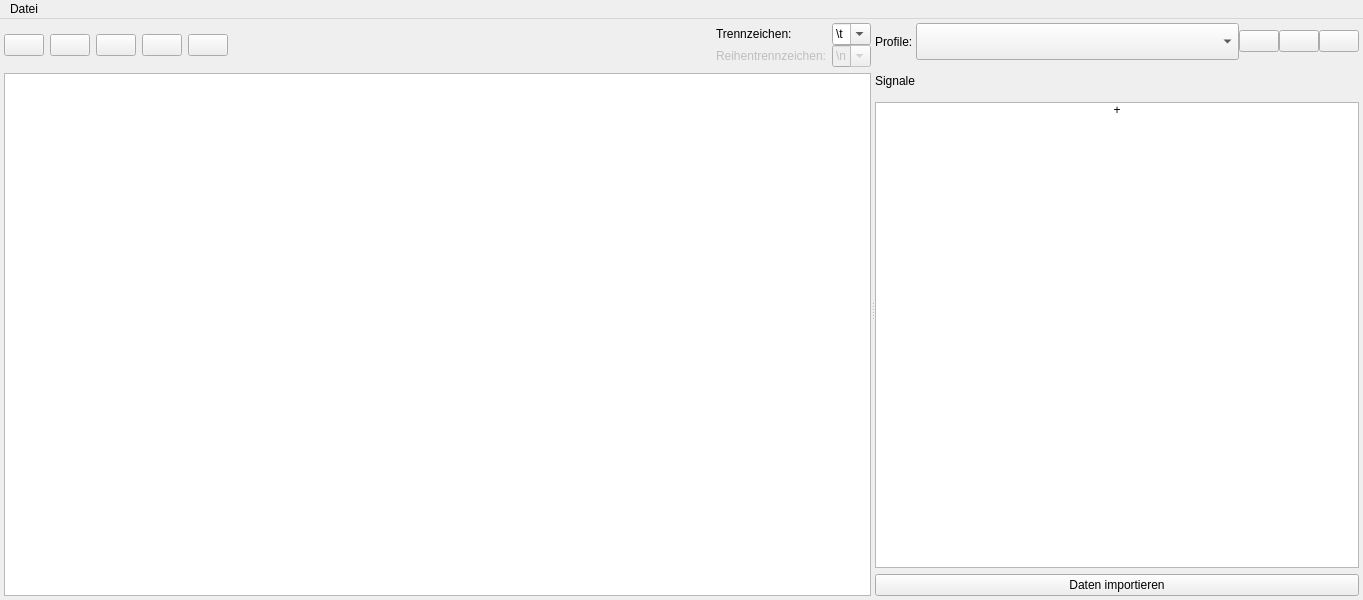
<?xml version="1.0" encoding="UTF-8"?>
<ui version="4.0">
 <class>CSVEditor</class>
 <widget class="QMainWindow" name="CSVEditor">
  <property name="geometry">
   <rect>
    <x>0</x>
    <y>0</y>
    <width>1363</width>
    <height>600</height>
   </rect>
  </property>
  <property name="windowTitle">
   <string>CSV Editor</string>
  </property>
  <widget class="QWidget" name="centralwidget">
   <layout class="QVBoxLayout" name="verticalLayout_3">
    <property name="spacing">
     <number>4</number>
    </property>
    <property name="leftMargin">
     <number>4</number>
    </property>
    <property name="topMargin">
     <number>4</number>
    </property>
    <property name="rightMargin">
     <number>4</number>
    </property>
    <property name="bottomMargin">
     <number>4</number>
    </property>
    <item>
     <widget class="QSplitter" name="splitter">
      <property name="orientation">
       <enum>Qt::Horizontal</enum>
      </property>
      <widget class="QWidget" name="layoutWidget">
       <layout class="QVBoxLayout" name="verticalLayout">
        <item>
         <layout class="QHBoxLayout" name="grid">
          <item>
           <widget class="QPushButton" name="pushAddRow">
            <property name="toolTip">
             <string>Reihe einfügen</string>
            </property>
            <property name="text">
             <string/>
            </property>
            <property name="icon">
             <iconset>
              <normaloff>icons/add_row.png</normaloff>icons/add_row.png</iconset>
            </property>
            <property name="iconSize">
             <size>
              <width>30</width>
              <height>30</height>
             </size>
            </property>
           </widget>
          </item>
          <item>
           <widget class="QPushButton" name="pushDeleteRow">
            <property name="toolTip">
             <string>Reihe entfernen</string>
            </property>
            <property name="text">
             <string/>
            </property>
            <property name="icon">
             <iconset>
              <normaloff>icons/delete_row.png</normaloff>icons/delete_row.png</iconset>
            </property>
            <property name="iconSize">
             <size>
              <width>30</width>
              <height>30</height>
             </size>
            </property>
           </widget>
          </item>
          <item>
           <widget class="QPushButton" name="pushAddColumn">
            <property name="toolTip">
             <string>Spalte einfügen</string>
            </property>
            <property name="text">
             <string/>
            </property>
            <property name="icon">
             <iconset>
              <normaloff>icons/add_column.png</normaloff>icons/add_column.png</iconset>
            </property>
            <property name="iconSize">
             <size>
              <width>30</width>
              <height>30</height>
             </size>
            </property>
           </widget>
          </item>
          <item>
           <widget class="QPushButton" name="pushDeleteColumn">
            <property name="toolTip">
             <string>Spalte entfernen</string>
            </property>
            <property name="text">
             <string/>
            </property>
            <property name="icon">
             <iconset>
              <normaloff>icons/delete_column.png</normaloff>icons/delete_column.png</iconset>
            </property>
            <property name="iconSize">
             <size>
              <width>30</width>
              <height>30</height>
             </size>
            </property>
           </widget>
          </item>
          <item>
           <widget class="QPushButton" name="pushSwapXY">
            <property name="toolTip">
             <string>X/Y tauschen</string>
            </property>
            <property name="text">
             <string/>
            </property>
            <property name="icon">
             <iconset>
              <normaloff>icons/swap.png</normaloff>icons/swap.png</iconset>
            </property>
            <property name="iconSize">
             <size>
              <width>30</width>
              <height>30</height>
             </size>
            </property>
            <property name="checkable">
             <bool>true</bool>
            </property>
           </widget>
          </item>
          <item>
           <spacer name="horizontalSpacer">
            <property name="orientation">
             <enum>Qt::Horizontal</enum>
            </property>
            <property name="sizeHint" stdset="0">
             <size>
              <width>40</width>
              <height>20</height>
             </size>
            </property>
           </spacer>
          </item>
          <item>
           <layout class="QGridLayout" name="gridLayout">
            <property name="leftMargin">
             <number>0</number>
            </property>
            <property name="verticalSpacing">
             <number>0</number>
            </property>
            <item row="0" column="2">
             <widget class="QComboBox" name="columnDivComboBox">
              <property name="editable">
               <bool>true</bool>
              </property>
              <item>
               <property name="text">
                <string>\t</string>
               </property>
              </item>
              <item>
               <property name="text">
                <string>,</string>
               </property>
              </item>
              <item>
               <property name="text">
                <string/>
               </property>
              </item>
              <item>
               <property name="text">
                <string>;</string>
               </property>
              </item>
              <item>
               <property name="text">
                <string>\n</string>
               </property>
              </item>
             </widget>
            </item>
            <item row="0" column="0">
             <widget class="QLabel" name="label_3">
              <property name="text">
               <string>Trennzeichen:</string>
              </property>
             </widget>
            </item>
            <item row="1" column="0">
             <widget class="QLabel" name="label_4">
              <property name="enabled">
               <bool>false</bool>
              </property>
              <property name="text">
               <string>Reihentrennzeichen:</string>
              </property>
             </widget>
            </item>
            <item row="1" column="2">
             <widget class="QComboBox" name="rowDivComboBox">
              <property name="enabled">
               <bool>false</bool>
              </property>
              <property name="editable">
               <bool>true</bool>
              </property>
              <item>
               <property name="text">
                <string>\n</string>
               </property>
              </item>
              <item>
               <property name="text">
                <string>\t</string>
               </property>
              </item>
              <item>
               <property name="text">
                <string>;</string>
               </property>
              </item>
              <item>
               <property name="text">
                <string>,</string>
               </property>
              </item>
              <item>
               <property name="text">
                <string/>
               </property>
              </item>
             </widget>
            </item>
           </layout>
          </item>
         </layout>
        </item>
        <item>
         <widget class="QTableView" name="tableView">
          <attribute name="verticalHeaderStretchLastSection">
           <bool>true</bool>
          </attribute>
         </widget>
        </item>
       </layout>
      </widget>
      <widget class="QWidget" name="layoutWidget">
       <layout class="QVBoxLayout" name="verticalLayout_2">
        <item>
         <layout class="QHBoxLayout" name="horizontalLayout">
          <property name="spacing">
           <number>0</number>
          </property>
          <property name="topMargin">
           <number>0</number>
          </property>
          <item>
           <widget class="QLabel" name="label_2">
            <property name="text">
             <string>Profile: </string>
            </property>
           </widget>
          </item>
          <item>
           <widget class="QComboBox" name="profileComboBox">
            <property name="sizePolicy">
             <sizepolicy hsizetype="Expanding" vsizetype="Fixed">
              <horstretch>0</horstretch>
              <verstretch>0</verstretch>
             </sizepolicy>
            </property>
            <property name="minimumSize">
             <size>
              <width>0</width>
              <height>37</height>
             </size>
            </property>
           </widget>
          </item>
          <item>
           <widget class="QPushButton" name="loadProfileButton">
            <property name="sizePolicy">
             <sizepolicy hsizetype="Maximum" vsizetype="Fixed">
              <horstretch>0</horstretch>
              <verstretch>0</verstretch>
             </sizepolicy>
            </property>
            <property name="text">
             <string/>
            </property>
            <property name="icon">
             <iconset>
              <normaloff>icons/open_profile.png</normaloff>icons/open_profile.png</iconset>
            </property>
            <property name="iconSize">
             <size>
              <width>30</width>
              <height>30</height>
             </size>
            </property>
           </widget>
          </item>
          <item>
           <widget class="QPushButton" name="addProfileButton">
            <property name="sizePolicy">
             <sizepolicy hsizetype="Maximum" vsizetype="Fixed">
              <horstretch>0</horstretch>
              <verstretch>0</verstretch>
             </sizepolicy>
            </property>
            <property name="text">
             <string/>
            </property>
            <property name="icon">
             <iconset>
              <normaloff>icons/add.png</normaloff>icons/add.png</iconset>
            </property>
            <property name="iconSize">
             <size>
              <width>30</width>
              <height>30</height>
             </size>
            </property>
           </widget>
          </item>
          <item>
           <widget class="QPushButton" name="removeProfileButton">
            <property name="sizePolicy">
             <sizepolicy hsizetype="Maximum" vsizetype="Fixed">
              <horstretch>0</horstretch>
              <verstretch>0</verstretch>
             </sizepolicy>
            </property>
            <property name="text">
             <string/>
            </property>
            <property name="icon">
             <iconset>
              <normaloff>icons/remove.png</normaloff>icons/remove.png</iconset>
            </property>
            <property name="iconSize">
             <size>
              <width>30</width>
              <height>30</height>
             </size>
            </property>
           </widget>
          </item>
         </layout>
        </item>
        <item>
         <widget class="QLabel" name="label">
          <property name="minimumSize">
           <size>
            <width>0</width>
            <height>30</height>
           </size>
          </property>
          <property name="text">
           <string>Signale</string>
          </property>
         </widget>
        </item>
        <item>
         <widget class="QListWidget" name="signalListWidget">
          <item>
           <property name="text">
            <string>+</string>
           </property>
           <property name="textAlignment">
            <set>AlignCenter</set>
           </property>
          </item>
         </widget>
        </item>
        <item>
         <widget class="QPushButton" name="importButton">
          <property name="text">
           <string>Daten importieren</string>
          </property>
         </widget>
        </item>
       </layout>
      </widget>
     </widget>
    </item>
   </layout>
  </widget>
  <widget class="QMenuBar" name="menubar">
   <property name="geometry">
    <rect>
     <x>0</x>
     <y>0</y>
     <width>1363</width>
     <height>26</height>
    </rect>
   </property>
   <widget class="QMenu" name="menuDatei">
    <property name="title">
     <string>Datei</string>
    </property>
    <property name="icon">
     <iconset>
      <normaloff>icons/menu.png</normaloff>icons/menu.png</iconset>
    </property>
    <addaction name="pushButtonLoad"/>
    <addaction name="pushButtonWrite"/>
    <addaction name="separator"/>
    <addaction name="pushButtonPreview"/>
    <addaction name="pushButtonPrint"/>
    <addaction name="separator"/>
    <addaction name="pushClear"/>
   </widget>
   <addaction name="menuDatei"/>
  </widget>
  <action name="pushButtonLoad">
   <property name="text">
    <string>CSV öffnen</string>
   </property>
  </action>
  <action name="pushClear">
   <property name="text">
    <string>CSV schließen</string>
   </property>
  </action>
  <action name="pushButtonWrite">
   <property name="text">
    <string>CSV speichern</string>
   </property>
  </action>
  <action name="pushButtonPreview">
   <property name="text">
    <string>Druckvorschau</string>
   </property>
  </action>
  <action name="pushButtonPrint">
   <property name="text">
    <string>Drucken</string>
   </property>
  </action>
 </widget>
 <tabstops>
  <tabstop>pushAddRow</tabstop>
  <tabstop>pushDeleteRow</tabstop>
  <tabstop>pushAddColumn</tabstop>
  <tabstop>pushDeleteColumn</tabstop>
  <tabstop>pushSwapXY</tabstop>
  <tabstop>columnDivComboBox</tabstop>
  <tabstop>rowDivComboBox</tabstop>
  <tabstop>tableView</tabstop>
  <tabstop>profileComboBox</tabstop>
  <tabstop>loadProfileButton</tabstop>
  <tabstop>addProfileButton</tabstop>
  <tabstop>removeProfileButton</tabstop>
  <tabstop>signalListWidget</tabstop>
  <tabstop>importButton</tabstop>
 </tabstops>
 <resources/>
 <connections/>
</ui>
